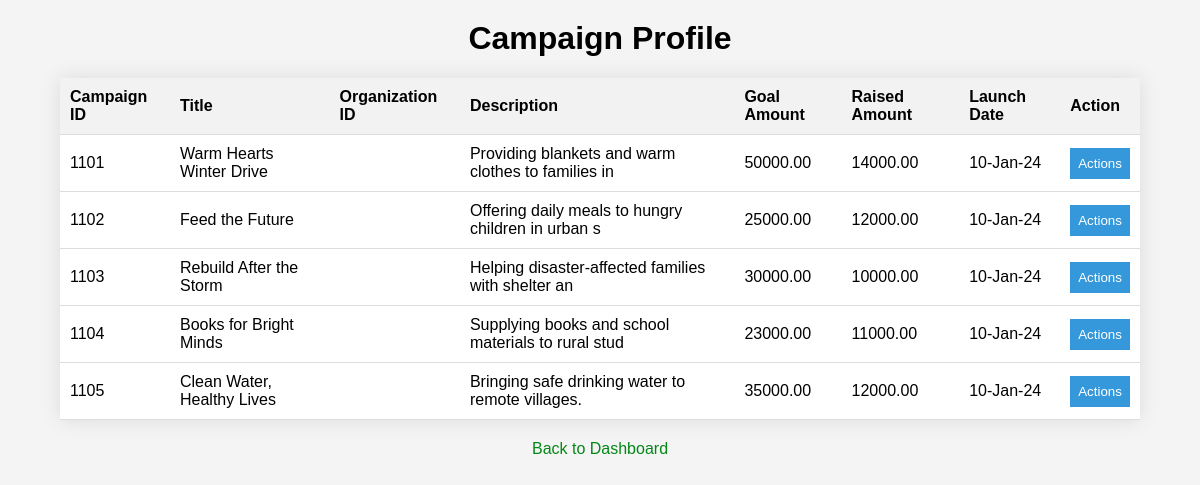
The page /campaigns.php on the database its author committed.
### tables this page shows
CREATE TABLE `campaign_profile` (
  `Campaign_ID` int(4) NOT NULL,
  `Title` varchar(50) DEFAULT NULL,
  `Description` varchar(100) DEFAULT NULL,
  `Goal_Amount` decimal(10,2) DEFAULT NULL,
  `Raised_Amount` decimal(10,2) DEFAULT NULL,
  `Launch_Date` varchar(9) DEFAULT NULL
);

### campaigns.php (the view, shortened to what this page needs)
<!DOCTYPE html>
<html lang="en">
<head>
</head>
<body>
    <h1>Campaign Profile</h1>
    <table>
        <tr>
            <th>Campaign ID</th>
            <th>Title</th>
			 <th>Organization ID</th>
            <th>Description</th>
            <th>Goal Amount</th>
            <th>Raised Amount</th>
            <th>Launch Date</th>
            <th>Action</th>
        </tr>
        <?php
        include 'connect.php';
        $sql = "SELECT * FROM campaign_profile";
        $result = $conn->query($sql);
        if ($result->num_rows > 0) {
            while($row = $result->fetch_assoc()) {
                echo "<tr>";
                echo "<td>" . $row["Campaign_ID"]. "</td>";
                echo "<td>" . $row["Title"]. "</td>";
				echo "<td>" . $row["Organization_ID"]. "</td>";
                echo "<td>" . $row["Description"]. "</td>";
                echo "<td>" . $row["Goal_Amount"]. "</td>";
                echo "<td>" . $row["Raised_Amount"]. "</td>";
                echo "<td>" . $row["Launch_Date"]. "</td>";
                echo "<td>
                    <div class='dropdown'>
                        <button class='dropbtn'>Actions</button>
                        <div class='dropdown-content'>
                            <a href='edit_campaign.php?id=" . $row['Campaign_ID'] . "'>Edit</a>
                            <a href='#' onclick='confirmDelete(" . $row['Campaign_ID'] . ")'>Delete</a>
                        </div>
                    </div>
                </td>";
                echo "</tr>";
            }
        } else {
            echo "<tr><td colspan='8'>0 results</td></tr>";
        }
        ?>
    </table>
    <div class="navigation">
        <p><a href="admin_dashboard.php">Back to Dashboard</a></p>
    </div>
</body>
</html>

### campaigns.php (style rules this page uses)
body { font-family: Arial, sans-serif; background-color: #f4f4f4; margin: 0; padding: 0; }
h1 { text-align: center; margin-top: 20px; }
table { width: 90%; margin: 20px auto; border-collapse: collapse; box-shadow: 0 0 20px rgba(0, 0, 0, 0.1); background-color: #fff; }
th, td { padding: 10px; text-align: left; border-bottom: 1px solid #ddd; }
th { background-color: #f2f2f2; }
a { text-decoration: none; color: #058717; }
.navigation { text-align: center; margin-top: 20px; }
.dropdown { position: relative; display: inline-block; }
.dropbtn { background-color: #3498db; color: white; padding: 8px; border: none; cursor: pointer; }

### rows shown on the page
campaign_profile: Campaign_ID "1101", Title "Warm Hearts Winter Drive", Description "Providing blankets and warm clothes to families in", Goal_Amount "50000.00", Raised_Amount "14000.00", Launch_Date "10-Jan-24"
campaign_profile: Campaign_ID "1102", Title "Feed the Future", Description "Offering daily meals to hungry children in urban s", Goal_Amount "25000.00", Raised_Amount "12000.00", Launch_Date "10-Jan-24"
campaign_profile: Campaign_ID "1103", Title "Rebuild After the Storm", Description "Helping disaster-affected families with shelter an", Goal_Amount "30000.00", Raised_Amount "10000.00", Launch_Date "10-Jan-24"
campaign_profile: Campaign_ID "1104", Title "Books for Bright Minds", Description "Supplying books and school materials to rural stud", Goal_Amount "23000.00", Raised_Amount "11000.00", Launch_Date "10-Jan-24"
campaign_profile: Campaign_ID "1105", Title "Clean Water, Healthy Lives", Description "Bringing safe drinking water to remote villages.", Goal_Amount "35000.00", Raised_Amount "12000.00", Launch_Date "10-Jan-24"
